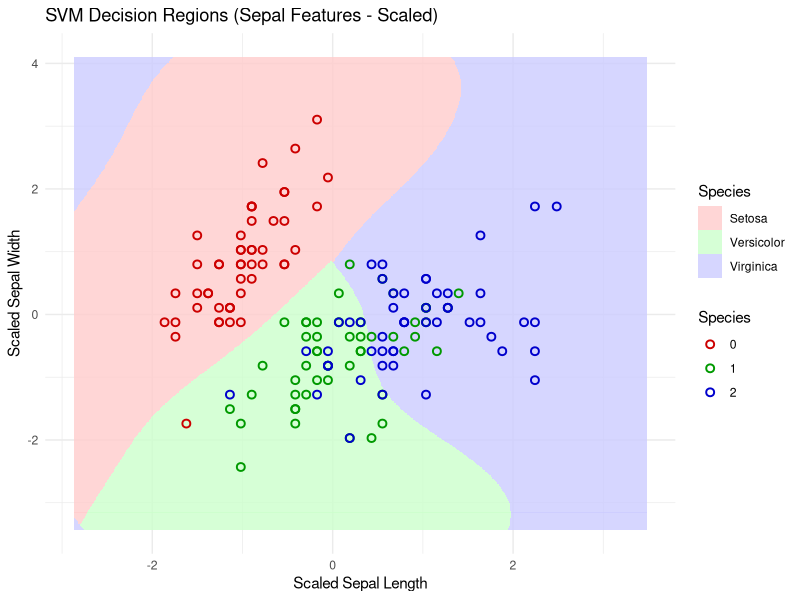

This figure's R source:


# Importing the dataset
dataset = read.csv('Iris_Data.csv')


# Encode categorical data 
dataset$Species = factor(dataset$Species,
                        levels = c('Iris-setosa', 'Iris-versicolor', 'Iris-virginica'),
                        labels = c(0, 1, 2))
# datase$Species = as.factor()

# Feature Scaling
scaled_cols = scale(dataset[, 1:2])
dataset[, 1:2] = scaled_cols

library(e1071) # install.packages('e1071')
#linear kernel
#classifier = svm(formula = Species ~ .,
               #  data = dataset,
               #  type = 'C-classification', # epds_regression is the default for SVR
                # kernel = 'linear') # radial is the default for SVR
# Predicting the Test set results
#y_pred = predict(classifier, newdata = dataset)
# Showing the Confusion Matrix and Accuracy
#library(caret)
#cm = confusionMatrix(y_pred, dataset$Species)
#print(cm$table)
#print(cm$overall['Accuracy'])


#poly kernel
#classifier = svm(formula = Species ~ .,
                # data = dataset,
                # type = 'C-classification', # epds_regression is the default for SVR
                # kernel = 'poly',
                # degree = 3) # radial is the default for SVR
# Predicting the Test set results
#y_pred = predict(classifier, newdata = dataset)
# Showing the Confusion Matrix and Accuracy
#library(caret)
#cm = confusionMatrix(y_pred, dataset$Species)
#print(cm$table)
#print(cm$overall['Accuracy'])



#sigmoid 
#classifier = svm(formula = Species ~ .,
#  data = dataset,
# type = 'C-classification', # epds_regression is the default for SVR
#  kernel = 'sigmoid') # radial is the default for SVR
# Predicting the Test set results
#y_pred = predict(classifier, newdata = dataset)
# Showing the Confusion Matrix and Accuracy
#library(caret)
#cm = confusionMatrix(y_pred, dataset$Species)
#print(cm$table)
#print(cm$overall['Accuracy'])



#radial basis
classifier = svm(formula = Species ~ .,
                data = dataset,
                type = 'C-classification', # epds_regression is the default for SVR
                kernel = 'radial') # radial is the default for SVR
# Predicting the Test set results
y_pred = predict(classifier, newdata = dataset)
# Showing the Confusion Matrix and Accuracy
library(caret)
cm = confusionMatrix(y_pred, dataset$Species)
print(cm$table)
print(cm$overall['Accuracy'])



# Create a grid over feature space
x1_range <- seq(min(dataset[, 1]) - 1, max(dataset[, 1]) + 1, by = 0.01)
x2_range <- seq(min(dataset[, 2]) - 1, max(dataset[, 2]) + 1, by = 0.01)
grid <- expand.grid(Sepal.Length = x1_range, Sepal.Width = x2_range)

# Predict class for each grid point
grid$Species <- predict(classifier, newdata = grid)

# Convert prediction to factor for ggplot fill
grid$Species <- factor(grid$Species, levels = c(0, 1, 2),
                       labels = c('Setosa', 'Versicolor', 'Virginica'))

# Plot decision boundaries and data points
ggplot() +
  geom_tile(data = grid, aes(x = Sepal.Length, y = Sepal.Width, fill = Species), alpha = 0.8) +
  scale_fill_manual(values = c('#ffcccc', '#ccffcc', '#ccccff')) +
  geom_point(data = dataset, aes(x = Sepal.Length, y = Sepal.Width, color = Species),
             shape = 21, fill = NA, size = 2, stroke = 1) +
  scale_color_manual(values = c('#cc0000', '#009900', '#0000cc')) +
  labs(title = 'SVM Decision Regions (Sepal Features - Scaled)',
       x = 'Scaled Sepal Length', y = 'Scaled Sepal Width') +
  theme_minimal()









#


